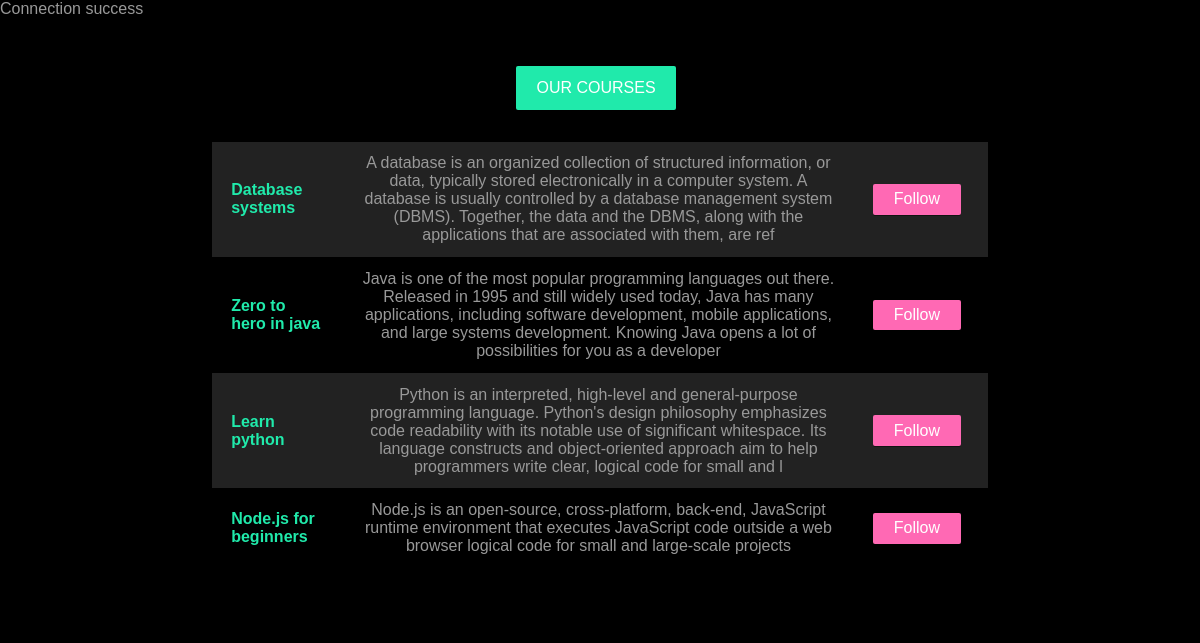
The page /OnlineLearning/CourseList.php on the database its author committed.
### tables this page shows
CREATE TABLE `course` (
  `CourseId` int(11) NOT NULL,
  `CourseName` varchar(30) NOT NULL,
  `CourseIntro` varchar(300) NOT NULL,
  `CourseDesc` varchar(500) NOT NULL,
  `TeacherId` int(11) NOT NULL
);

### OnlineLearning/CourseList.php (the view, shortened to what this page needs)
<?php require_once('connection.php'); ?>
<?php
$query = "SELECT CourseName,CourseIntro from course";
$result = mysqli_query($connection,$query);
if($result){
    $table = '<table class="table">';
    while($record = mysqli_fetch_assoc($result)){
  $table .= '<tr>';
  $table .= '<td><h4 id = "c-title">'.$record['CourseName'].'</h4></td>';
  $table .= '<td><p id = "c-intro">'  . $record['CourseIntro'] . '</p></td>';
  $table .= '<td> <a href="#" id="btn-delete" class="btn btn">Follow</a> </td>';
  $table .= '</tr>';
    }
$table .= '</table>';
}
?>
<!DOCTYPE html>
<html>
    <head>
        <link rel="stylesheet" href="https://cdnjs.cloudflare.com/ajax/libs/font-awesome/4.7.0/css/font-awesome.min.css">
        <link  rel="stylesheet" href="style.css">
    </head>
    <body>
<section class="tab-content">
    <div class="container">
    <div class="text-center">
             <a href="#" class="btn btn-lg">Our courses</a>
           </div>
           <?php echo $table; ?>
     </div>
    </body>
</html>

### OnlineLearning/style.css (style rules this page uses)
:root { --primary-color:#20EAAB; --dark-color: #141414; }
* { box-sizing: border-box; margin: 0; padding: 0; }
body { font-family: Arial, Helvetica, sans-serif; -webkit-font-smoothing: antialiased; background: #000; color: #999; }
#btn-delete { background: hotpink; }
#c-title { color: #20EAAB; }
a { color: white; text-decoration: none ; }
.tab-content { padding: 3rem 0; background: black; color: #fff; }
.table { width: 100%; margin-top: 2rem; border-collapse: collapse; border-spacing: 0; }
.table tbody td { color: #999; padding: 0.8rem 1.2rem; text-align: center; }
.table tbody td:first-child { text-align: left; }
.table tbody tr:nth-child(odd) { background: #222; }
.container { max-width: 70%; margin: auto; overflow: hidden; padding: 0 2rem; }
.text-center { text-align: center; }
.btn { display: inline-block; background: var(--primary-color); color: white; padding: 0.4rem 1.3rem; font-size: 1rem; text-align: center; border: none; cursor: pointer; margin-right: 0.5rem; outline: none; box-shadow: 0 1px 0 rgba(0,0,0,0.45); border-radius: 2px; }
.btn-lg { font-size: 1rem; padding: 0.8rem 1.3rem; text-transform: uppercase; }

### rows shown on the page
course: CourseName "Database systems", CourseIntro "A database is an organized collection of structured information, or data, typically stored electronically in a computer system. A database is usually controlled by a database management system (DBMS). Together, the data and the DBMS, along with the applications that are associated with them, are ref"
course: CourseName "Zero to hero in java", CourseIntro "Java is one of the most popular programming languages out there. Released in 1995 and still widely used today, Java has many applications, including software development, mobile applications, and large systems development. Knowing Java opens a lot of possibilities for you as a developer"
course: CourseName "Learn python", CourseIntro "Python is an interpreted, high-level and general-purpose programming language. Python's design philosophy emphasizes code readability with its notable use of significant whitespace. Its language constructs and object-oriented approach aim to help programmers write clear, logical code for small and l"
course: CourseName "Node.js for beginners", CourseIntro "Node.js is an open-source, cross-platform, back-end, JavaScript runtime environment that executes JavaScript code outside a web browser logical code for small and large-scale projects"
